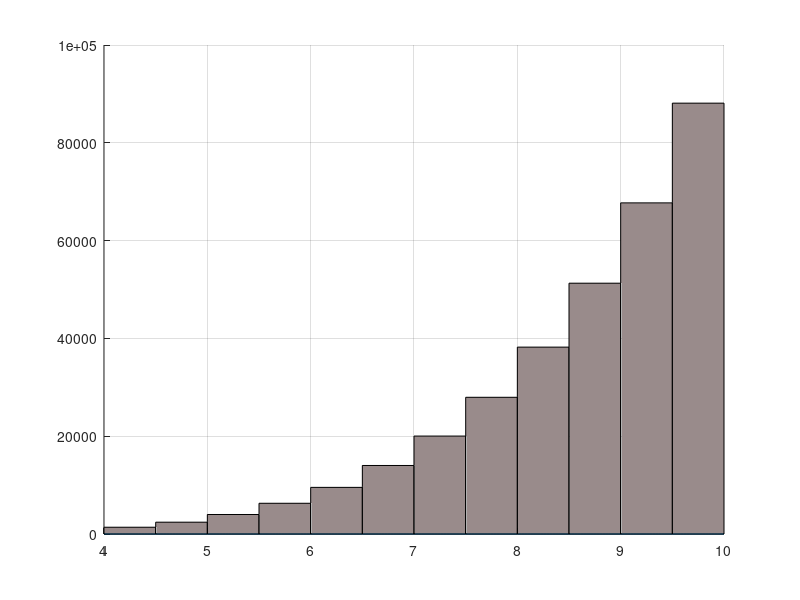

The MATLAB source for this figure: (Note: this script raises an error after producing the figure.)
fun = @(x) x.^5;
%fun1= @(x) 1/7*x.^7;
q=integral(fun,4,10);

x=linspace(4,10,200);
% plot(x,fun1(x),'b')

hold on
grid on;
plot(x,zeros(size(x)))

for v = 4.0:0.5:9.5
    rectangle('Position',[v 0 0.5 fun(v+0.25)],'FaceColor','#998B8B')
end
ax = gca;
ax.XAxisLocation = 'origin';
ax.YAxisLocation = 'origin';

plot(x,fun(x),'y');
hold off;